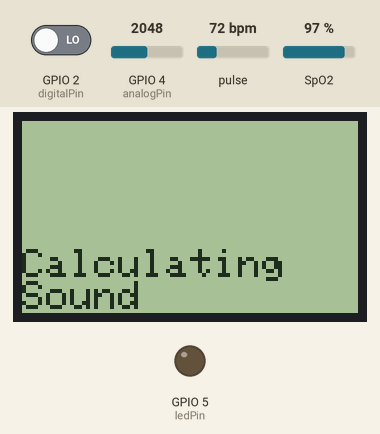
Simulated run of this sketch. Board: ESP32. On the bench: 84×48 one-colour display, output pins drawn as LEDs (lit = HIGH). The test bench sets the inputs (shaded band); at power-on: GPIO 4 (analogPin) = 2048, GPIO 2 (digitalPin) LOW, pulse 72 bpm, SpO2 97 %. Nothing arrives over Bluetooth unless stated; what the sketch prints to the serial monitor is not drawn.

Above: at 1.6 s.
2.3 s: GPIO 4 (analogPin) set to 2866
At 3.9 s:
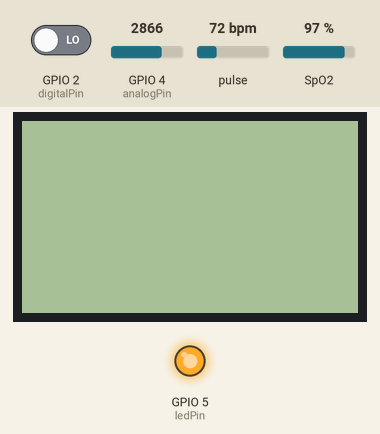
6.6 s: GPIO 4 (analogPin) set to 2925
At 7.1 s:
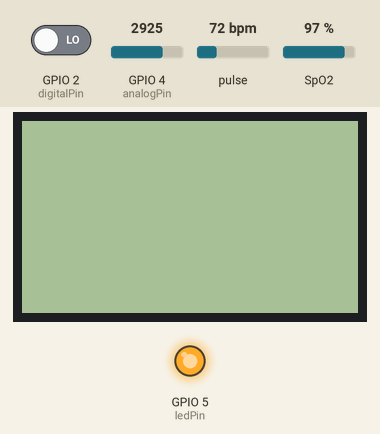
Timing chart, 0 to 9.6 s (numbered marks = the images above; inputs shaded):
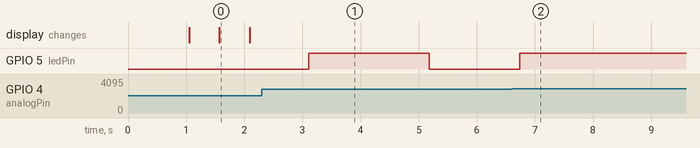

The sketch:

ESP32WithDemoHeartSensor.ino
```cpp
// Bluetooth Module
#include "BluetoothSerial.h"

// LCD Libraries
#include <Adafruit_GFX.h>
#include <Adafruit_PCD8544.h>

// Heart Rate
#include <Wire.h>
#include "MAX30100_PulseOximeter.h"
#define REPORTING_PERIOD_MS     1000

// Sound: Define pin numbers
const int analogPin = 4;
const int digitalPin = 2;
const int ledPin = 5;

// Sound: Variables for consistency tracking
float consistency = 0.0;
float downValue = 0.01;
int lowerThreshold;  // The Lower Value That the Sensor is Reading at Steady State
int lowerThresholdCounter = 0;  // Counter To Calculate The Lower Threshold
const int minimumChange = 30;     // The Minimum Absolute Change in Sensor Reading to Detect Noise

// LCD: Initialize the display
Adafruit_PCD8544 display = Adafruit_PCD8544(18, 23, 22, 15, 21);

// Initial Heart Rate Variables
int BPM = 80;
float SpO2 = 96.00;
int counter = 1;
int minimumRate = 110;

// Bluetooth Settings
BluetoothSerial serialBT;

// Heart Rate Sensor Variables
PulseOximeter pox;

uint32_t tsLastReport = 0;

// Callback (registered below) fired when a pulse is detected
void onBeatDetected()
{
    Serial.println("Beat!");
}

void setup() {
  // Initialize serial communication
  Serial.begin(115200);

  // Bluetooth Initials
  serialBT.begin("ESP32-BT");

  // Set up pin modes For Sound Sensor
  pinMode(ledPin, OUTPUT);
  pinMode(digitalPin, INPUT);
  pinMode(analogPin, INPUT);

  // Initial Display Config
  display.begin();
  display.setContrast(60);
  display.clearDisplay();
  display.setTextSize(1);
  display.setTextColor(BLACK);
  display.setCursor(0, 0);
  display.println("Hello");
  display.display();

  //// Heart Rate Initialization

  // Custom I2C pins for the Heart Rate Sensor
  // Wire.begin(14, 27);

  // Initialize the PulseOximeter instance
  // Failures are generally due to an improper I2C wiring, missing power supply
  // or wrong target chip

  // Custom I2C pins for the Heart Rate Sensor
  Wire.begin(14, 27);

  Serial.print("Initializing pulse oximeter..");
  if (!pox.begin()) {
      Serial.println("FAILED");

  } else {
      Serial.println("SUCCESS");

      // Register a callback for the beat detection
      pox.setOnBeatDetectedCallback(onBeatDetected);
  }


  delay(1000);
}

void loop() {

  // Handle Sound Sensor Functionality
  handle_Sound_sensor();

  // Stop The Code While Calculating the lower Sound Threshold
  if (lowerThresholdCounter < 10){
    return;
  }

  handle_heart_sensor();

  // Print Values on Serial
  Serial.print("BPM: ");
  Serial.println(BPM);
  Serial.print("SpO2: ");
  Serial.println(SpO2);

  // Send The Data via Bluetooth Serial
  if (serialBT.connected()) {
    String Spo2DataToSend = "Spo2: " + String(SpO2);
    String BPMDataToSend = "BPM: " + String(BPM);
    serialBT.println(Spo2DataToSend);
    serialBT.println(BPMDataToSend);
  }
  // Play around With the LCD Display
  if (BPM > minimumRate && counter%10 ==0){
    display.clearDisplay();
    display.println("    Shaheeq");
    display.display();
  }else if (BPM > minimumRate && counter%10 == 1){
    display.println("       .");
    display.display();
  }
  else if (BPM > minimumRate && counter%10 == 2){
  display.println("       .");
    display.display();
  }
  else if (BPM > minimumRate && counter%10 == 3){
  display.println("       .");
    display.display();

  }
  else if (BPM > minimumRate && counter%10 == 4){
   display.println("");
    display.println("     Zafeer");
    display.display();
  }
  else if (BPM > minimumRate  && counter%10 ==5){
    display.clearDisplay();
    display.println("");
    display.println("");
    display.println(" Ehda Shewaya");
    display.display();
    delay(500);
  }
  else{
    // Clear The Display for Later Prints
    display.clearDisplay();
    display.print("Sound Rt:");// Sount Rate
    display.println(round(consistency));
    display.print("BPM:");
    display.println(BPM);
    display.print("SpO2: ");
    display.println(SpO2);
    display.display();
    counter =-1;
  }

  // Increase The Counter For Next Operation
  counter+=1;

  // Delay for a short period
  delay(500);

}

void handle_Sound_sensor(){
  // Read digital and analog values
  float digitalValue = digitalRead(digitalPin);
  float analogValue = analogRead(analogPin);

  // Calculating Lower Threshold
  Serial.print("Thresh Counter: ");
  Serial.println(lowerThresholdCounter);
  Serial.print("Sound:");
  Serial.println(analogValue);
  Serial.print("Sound lowerThreshold:");
  Serial.println(lowerThreshold);
  if (lowerThresholdCounter == 0){
    lowerThreshold=analogValue;
    lowerThresholdCounter+=1;
    display.clearDisplay();
    display.println("Calculating");
    display.println("Sound");
    display.println("Threshold");    display.display();
    delay(500);

  }else if (lowerThresholdCounter < 10){
    lowerThreshold= (analogValue+lowerThreshold) / 2;
    lowerThresholdCounter+=1;
    display.clearDisplay();
    display.println("Calculating");
    display.println("Sound");
    display.println("Threshold");
    display.display();
    delay(500);

  }

  // Calculate absolute change in analog value
  int absChange = abs(lowerThreshold - analogValue);

  // Check conditions for LED activation
  if (digitalValue == HIGH || absChange > minimumChange) {
    consistency += 1.0;
    digitalWrite(ledPin, HIGH);
    // delay(1000);
  } else {
    digitalWrite(ledPin, LOW);

    // Update consistency and downValue
    if (consistency > 0) {
      consistency -= downValue;
      if (downValue < 0.5) {
        downValue += 0.01;
      }
    } else {
      downValue = 0;
      consistency = 0;
    }
  }
  // Send Data Via Bluetooth
  if (serialBT.connected()) {
    String ConsistancyDataToSend = "Consistency: " + String(round(consistency));
    serialBT.println(ConsistancyDataToSend);


  }
  // Print information to the serial monitor
  Serial.print("Digital: ");
  Serial.println(digitalValue);
  Serial.print("Analog: ");
  Serial.println(analogValue);
  Serial.print("absChange: ");
  Serial.println(absChange);
  Serial.print("Consistency: ");
  Serial.println(round(consistency));
}

void handle_heart_sensor(){
  if(pox.begin()){

    // Make sure to call update as fast as possible
    pox.update();

    // Asynchronously dump heart rate and oxidation levels to the serial
    // For both, a value of 0 means "invalid"
    if (millis() - tsLastReport > REPORTING_PERIOD_MS) {
        BPM = pox.getHeartRate();
        SpO2 = pox.getSpO2();
        tsLastReport = millis();
    }}
}
```

Measured:
- after the input at 2.3 s, GPIO 5 (ledPin): LOW → HIGH after 0.81 s, → LOW 2.1 s later
- after the input at 6.6 s, GPIO 5 (ledPin): LOW → HIGH after 0.14 s
- what the display in image 0 shows lasts 0.5 s, from 1.6 s to 2.1 s
